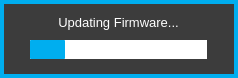
<?xml version="1.0" encoding="UTF-8"?>
<ui version="4.0">
 <class>FwProgressForm</class>
 <widget class="QWidget" name="FwProgressForm">
  <property name="geometry">
   <rect>
    <x>0</x>
    <y>0</y>
    <width>238</width>
    <height>78</height>
   </rect>
  </property>
  <property name="windowTitle">
   <string>Form</string>
  </property>
  <property name="styleSheet">
   <string notr="true">QWidget
{
	background:		rgba(35,31,32,255);
	border: 4px solid rgba(0,174,239,255);
}  

QWidget:hover
{
	/*border:				3px solid rgb(0, 126, 126)*/
}        

/*-------QFrame-------*/

QFrame
{
	background: rgb(60, 60, 60);
}

/* ---------- QLabels ------------*/

QLabel
{
	background:		rgba(0,0,0,0);
	color: 				white;
	font: 				10pt &quot;Corbel&quot;;
	border:				none;
}

QLabel:hover
{
	border:				none;
}  

/*---------- QProgress Bar ---------*/

QProgressBar 
{
	border: 2px solid rgb(60, 60, 60);
	padding: 0px;
	background: white;
 }

QProgressBar::chunk
{
	background-color: rgba(0,174,239,255);
	border-radius: 1px;
}

</string>
  </property>
  <widget class="QFrame" name="warningFrame">
   <property name="geometry">
    <rect>
     <x>0</x>
     <y>0</y>
     <width>238</width>
     <height>78</height>
    </rect>
   </property>
   <property name="focusPolicy">
    <enum>Qt::NoFocus</enum>
   </property>
   <property name="styleSheet">
    <string notr="true"/>
   </property>
   <property name="frameShape">
    <enum>QFrame::StyledPanel</enum>
   </property>
   <property name="frameShadow">
    <enum>QFrame::Raised</enum>
   </property>
   <widget class="QFrame" name="warningSubFrame">
    <property name="geometry">
     <rect>
      <x>8</x>
      <y>8</y>
      <width>221</width>
      <height>61</height>
     </rect>
    </property>
    <property name="focusPolicy">
     <enum>Qt::NoFocus</enum>
    </property>
    <property name="styleSheet">
     <string notr="true">QFrame 
{
background: none;
border:none;
}
</string>
    </property>
    <property name="frameShape">
     <enum>QFrame::StyledPanel</enum>
    </property>
    <property name="frameShadow">
     <enum>QFrame::Raised</enum>
    </property>
    <widget class="QLabel" name="found">
     <property name="geometry">
      <rect>
       <x>0</x>
       <y>-1</y>
       <width>221</width>
       <height>31</height>
      </rect>
     </property>
     <property name="focusPolicy">
      <enum>Qt::NoFocus</enum>
     </property>
     <property name="styleSheet">
      <string notr="true">font: 10pt;</string>
     </property>
     <property name="text">
      <string>Updating Firmware...</string>
     </property>
     <property name="alignment">
      <set>Qt::AlignCenter</set>
     </property>
    </widget>
    <widget class="QProgressBar" name="progressBar">
     <property name="geometry">
      <rect>
       <x>20</x>
       <y>30</y>
       <width>181</width>
       <height>23</height>
      </rect>
     </property>
     <property name="focusPolicy">
      <enum>Qt::NoFocus</enum>
     </property>
     <property name="styleSheet">
      <string notr="true"/>
     </property>
     <property name="value">
      <number>20</number>
     </property>
     <property name="alignment">
      <set>Qt::AlignCenter</set>
     </property>
     <property name="textVisible">
      <bool>false</bool>
     </property>
    </widget>
   </widget>
  </widget>
 </widget>
 <resources/>
 <connections/>
</ui>
